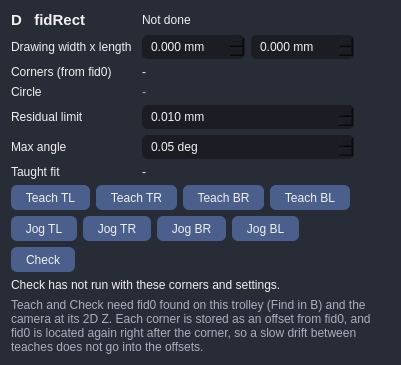
<widget class="QFrame" name="frame_d"><property name="frameShape"><enum>QFrame::StyledPanel</enum></property><property name="styleSheet"><string notr="true">QFrame{background-color:#272c36; border-radius:12px;}QLabel{color:#F0F0F0;}QCheckBox{color:#F0F0F0;}QCheckBox::indicator:checked{background-color:#5F8FCB; border:3px solid #9DB8E0;}QSpinBox, QDoubleSpinBox, QComboBox{background-color:rgb(27,29,35); color:#F0F0F0; border:1px solid rgb(27,29,35); border-radius:5px; padding-left:6px; min-height:22px;}QListWidget{background-color:rgb(27,29,35); color:#F0F0F0; border-radius:5px;}QToolButton{background-color:#4A5F8C; color:#F0F0F0; border-radius:6px; padding:4px 10px;}QToolButton:hover{background-color:#5F8FCB;}QToolButton:pressed{border:1px solid #FFE723;}QToolButton:checked{background-color:#5F8FCB; border:1px solid #FFE723;}QToolButton:disabled{color:#6e6e6e; background-color:#444444;}</string></property><layout class="QGridLayout" name="gl_d"><property name="horizontalSpacing"><number>10</number></property><property name="verticalSpacing"><number>6</number></property><item row="0" column="0"><widget class="QLabel" name="label_dTitle"><property name="text"><string>D   fidRect</string></property><property name="font"><font><pointsize>11</pointsize><weight>75</weight><bold>true</bold></font></property><property name="textInteractionFlags"><set>Qt::LinksAccessibleByMouse|Qt::TextSelectableByMouse</set></property></widget></item><item row="0" column="1" colspan="2"><widget class="QLabel" name="label_dState"><property name="text"><string>Not done</string></property><property name="wordWrap"><bool>true</bool></property><property name="textInteractionFlags"><set>Qt::LinksAccessibleByMouse|Qt::TextSelectableByMouse</set></property></widget></item><item row="1" column="0"><widget class="QLabel" name="label_dRow1"><property name="text"><string>Drawing width x length</string></property><property name="textInteractionFlags"><set>Qt::LinksAccessibleByMouse|Qt::TextSelectableByMouse</set></property></widget></item><item row="1" column="1"><layout class="QHBoxLayout" name="hl_dSize"><property name="spacing"><number>6</number></property><item><widget class="QDoubleSpinBox" name="dspin_dWidth"><property name="decimals"><number>3</number></property><property name="minimum"><double>0</double></property><property name="maximum"><double>3000</double></property><property name="singleStep"><double>1</double></property><property name="keyboardTracking"><bool>false</bool></property><property name="minimumSize"><size><width>80</width><height>0</height></size></property><property name="suffix"><string> mm</string></property></widget></item><item><widget class="QDoubleSpinBox" name="dspin_dLength"><property name="decimals"><number>3</number></property><property name="minimum"><double>0</double></property><property name="maximum"><double>3000</double></property><property name="singleStep"><double>1</double></property><property name="keyboardTracking"><bool>false</bool></property><property name="minimumSize"><size><width>80</width><height>0</height></size></property><property name="suffix"><string> mm</string></property></widget></item></layout></item><item row="2" column="0"><widget class="QLabel" name="label_dRow2"><property name="text"><string>Corners (from fid0)</string></property><property name="textInteractionFlags"><set>Qt::LinksAccessibleByMouse|Qt::TextSelectableByMouse</set></property></widget></item><item row="2" column="1"><widget class="QLabel" name="label_dCorners"><property name="text"><string>-</string></property><property name="wordWrap"><bool>true</bool></property><property name="textInteractionFlags"><set>Qt::LinksAccessibleByMouse|Qt::TextSelectableByMouse</set></property></widget></item><item row="3" column="0"><widget class="QLabel" name="label_dRow3"><property name="text"><string>Circle</string></property><property name="textInteractionFlags"><set>Qt::LinksAccessibleByMouse|Qt::TextSelectableByMouse</set></property></widget></item><item row="3" column="1" colspan="2"><widget class="QLabel" name="label_dCircle"><property name="text"><string>-</string></property><property name="wordWrap"><bool>true</bool></property><property name="styleSheet"><string notr="true">color:#A8B0BF;</string></property><property name="textInteractionFlags"><set>Qt::LinksAccessibleByMouse|Qt::TextSelectableByMouse</set></property></widget></item><item row="4" column="0"><widget class="QLabel" name="label_dRow4"><property name="text"><string>Residual limit</string></property><property name="textInteractionFlags"><set>Qt::LinksAccessibleByMouse|Qt::TextSelectableByMouse</set></property></widget></item><item row="4" column="1"><widget class="QDoubleSpinBox" name="dspin_dResidual"><property name="decimals"><number>3</number></property><property name="minimum"><double>0.01</double></property><property name="maximum"><double>5</double></property><property name="singleStep"><double>0.01</double></property><property name="keyboardTracking"><bool>false</bool></property><property name="minimumSize"><size><width>80</width><height>0</height></size></property><property name="suffix"><string> mm</string></property></widget></item><item row="5" column="0"><widget class="QLabel" name="label_dRow5"><property name="text"><string>Max angle</string></property><property name="textInteractionFlags"><set>Qt::LinksAccessibleByMouse|Qt::TextSelectableByMouse</set></property></widget></item><item row="5" column="1"><widget class="QDoubleSpinBox" name="dspin_dAngle"><property name="decimals"><number>2</number></property><property name="minimum"><double>0.05</double></property><property name="maximum"><double>45</double></property><property name="singleStep"><double>0.1</double></property><property name="keyboardTracking"><bool>false</bool></property><property name="minimumSize"><size><width>80</width><height>0</height></size></property><property name="suffix"><string> deg</string></property></widget></item><item row="6" column="0"><widget class="QLabel" name="label_dRow6"><property name="text"><string>Taught fit</string></property><property name="textInteractionFlags"><set>Qt::LinksAccessibleByMouse|Qt::TextSelectableByMouse</set></property></widget></item><item row="6" column="1"><widget class="QLabel" name="label_dFit"><property name="text"><string>-</string></property><property name="wordWrap"><bool>true</bool></property><property name="textInteractionFlags"><set>Qt::LinksAccessibleByMouse|Qt::TextSelectableByMouse</set></property></widget></item><item row="7" column="0" colspan="3"><layout class="QHBoxLayout" name="hl_dButtons1"><property name="spacing"><number>6</number></property><item><widget class="QToolButton" name="toolButton_dTeachTL"><property name="text"><string>Teach TL</string></property><property name="toolTip"><string>Centre on the TL corner circle, then locate fid0 again: the offset between the two is stored. Put the camera over the circle at the 2D Z first.</string></property></widget></item><item><widget class="QToolButton" name="toolButton_dTeachTR"><property name="text"><string>Teach TR</string></property><property name="toolTip"><string>Centre on the TR corner circle, then locate fid0 again: the offset between the two is stored. Put the camera over the circle at the 2D Z first.</string></property></widget></item><item><widget class="QToolButton" name="toolButton_dTeachBR"><property name="text"><string>Teach BR</string></property><property name="toolTip"><string>Centre on the BR corner circle, then locate fid0 again: the offset between the two is stored. Put the camera over the circle at the 2D Z first.</string></property></widget></item><item><widget class="QToolButton" name="toolButton_dTeachBL"><property name="text"><string>Teach BL</string></property><property name="toolTip"><string>Centre on the BL corner circle, then locate fid0 again: the offset between the two is stored. Put the camera over the circle at the 2D Z first.</string></property></widget></item><item><spacer name="hs_dButtons1"><property name="orientation"><enum>Qt::Horizontal</enum></property><property name="sizeHint" stdset="0"><size><width>40</width><height>20</height></size></property></spacer></item></layout></item><item row="8" column="0" colspan="3"><layout class="QHBoxLayout" name="hl_dJog"><property name="spacing"><number>6</number></property><item><widget class="QToolButton" name="toolButton_dJogTL"><property name="text"><string>Jog TL</string></property><property name="toolTip"><string>Move the camera to the TL corner as taught: fid0 as found now + its offset, at the 2D Z (Z up to the 2D Z first if it is lower). Only once TL is taught.</string></property></widget></item><item><widget class="QToolButton" name="toolButton_dJogTR"><property name="text"><string>Jog TR</string></property><property name="toolTip"><string>Move the camera to the TR corner as taught: fid0 as found now + its offset, at the 2D Z (Z up to the 2D Z first if it is lower). Only once TR is taught.</string></property></widget></item><item><widget class="QToolButton" name="toolButton_dJogBR"><property name="text"><string>Jog BR</string></property><property name="toolTip"><string>Move the camera to the BR corner as taught: fid0 as found now + its offset, at the 2D Z (Z up to the 2D Z first if it is lower). Only once BR is taught.</string></property></widget></item><item><widget class="QToolButton" name="toolButton_dJogBL"><property name="text"><string>Jog BL</string></property><property name="toolTip"><string>Move the camera to the BL corner as taught: fid0 as found now + its offset, at the 2D Z (Z up to the 2D Z first if it is lower). Only once BL is taught.</string></property></widget></item><item><spacer name="hs_dJog"><property name="orientation"><enum>Qt::Horizontal</enum></property><property name="sizeHint" stdset="0"><size><width>40</width><height>20</height></size></property></spacer></item></layout></item><item row="9" column="0" colspan="3"><layout class="QHBoxLayout" name="hl_dButtons2"><property name="spacing"><number>6</number></property><item><widget class="QToolButton" name="toolButton_dCheck"><property name="text"><string>Check</string></property><property name="toolTip"><string>Run the START step: from fid0 to each corner at the 2D Z, fit the drawing rectangle, judge each corner's residual and the angle.</string></property></widget></item><item><spacer name="hs_dButtons2"><property name="orientation"><enum>Qt::Horizontal</enum></property><property name="sizeHint" stdset="0"><size><width>40</width><height>20</height></size></property></spacer></item></layout></item><item row="10" column="0" colspan="3"><widget class="QLabel" name="label_dFound"><property name="text"><string>Check has not run with these corners and settings.</string></property><property name="wordWrap"><bool>true</bool></property><property name="textInteractionFlags"><set>Qt::LinksAccessibleByMouse|Qt::TextSelectableByMouse</set></property></widget></item><item row="11" column="0" colspan="3"><widget class="QLabel" name="label_dNote"><property name="text"><string>Teach and Check need fid0 found on this trolley (Find in B) and the camera at its 2D Z. Each corner is stored as an offset from fid0, and fid0 is located again right after the corner, so a slow drift between teaches does not go into the offsets.</string></property><property name="wordWrap"><bool>true</bool></property><property name="styleSheet"><string notr="true">color:#A8B0BF;</string></property><property name="textInteractionFlags"><set>Qt::LinksAccessibleByMouse|Qt::TextSelectableByMouse</set></property></widget></item></layout></widget>
